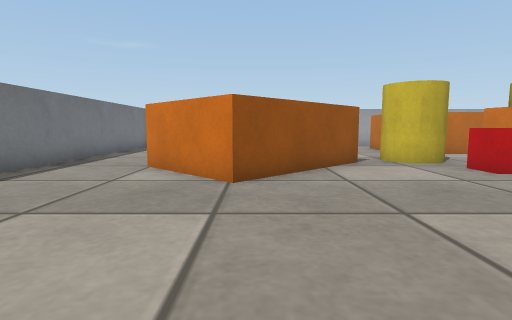
[1] (above)

17 first-person views from a walk through a world built for the Webots simulator. The camera is 0.05 m above the floor, tilts 6° down and sees 80° across. The floor is counted in squares, 0.05 m on a side. Each view is taken from the middle of a square. On the plan, view 1 faces up. The plan holds only what a view shows up to about 12 squares ahead; the rest is blank. The robots in the file are not drawn. Webots' stock objects and surfaces are drawn as simple stand-ins.

[2]
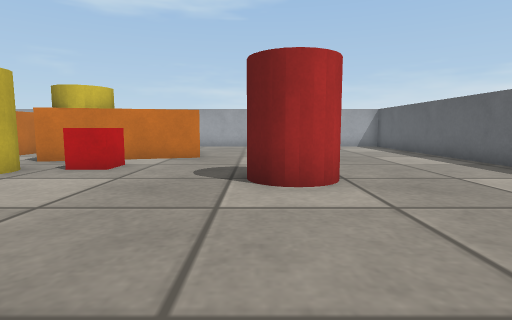

[3]
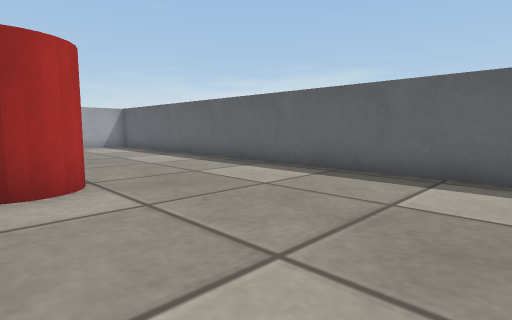

[4]
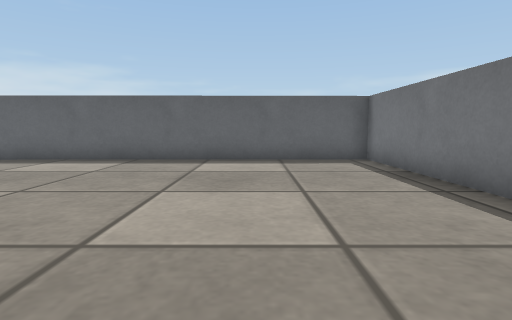

[5]
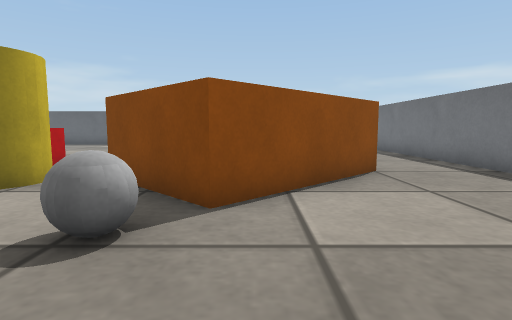

[6]
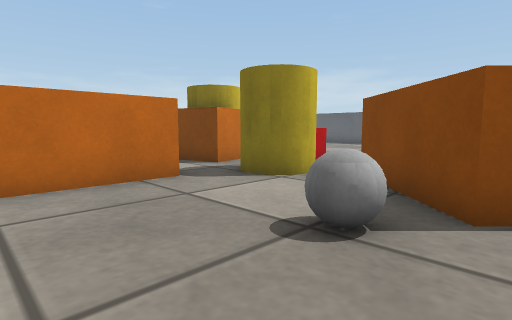

[7]
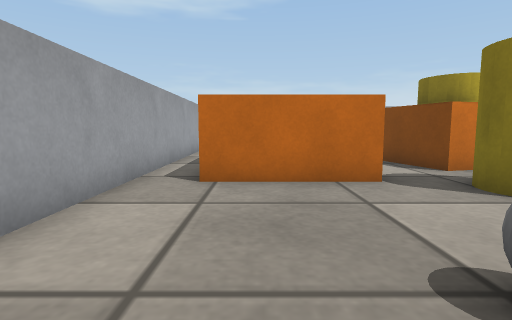

[8]
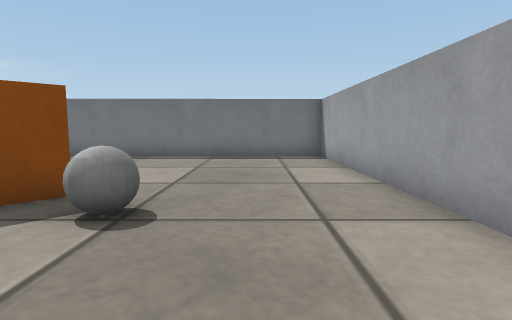

[9]
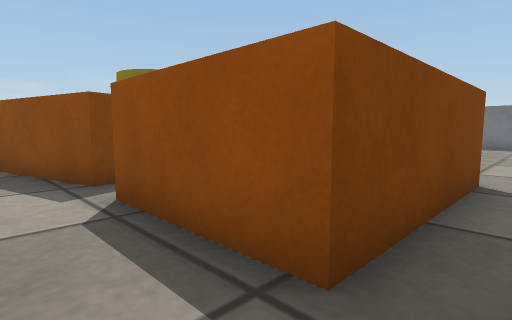

[10]
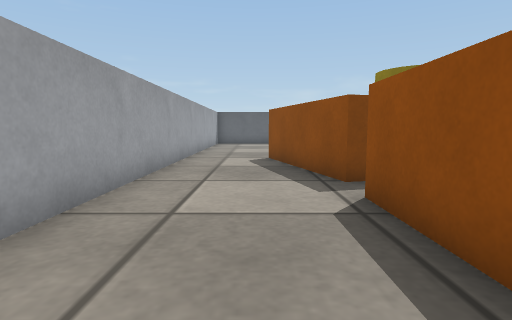

[11]
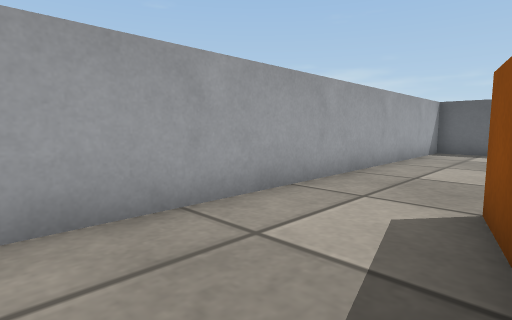

[12]
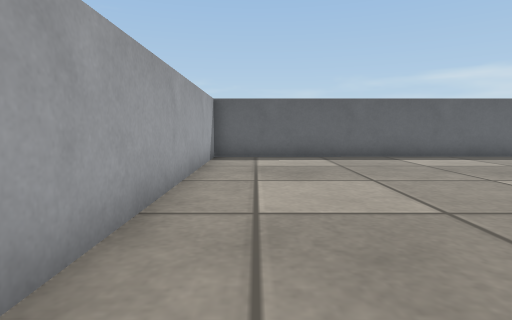

[13]
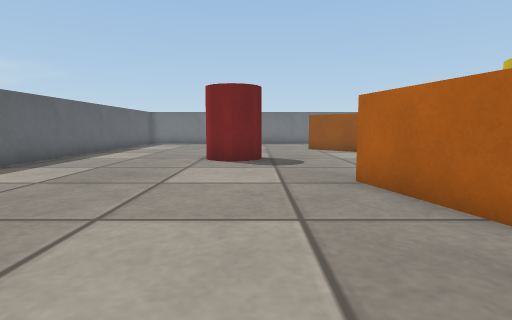

[14]
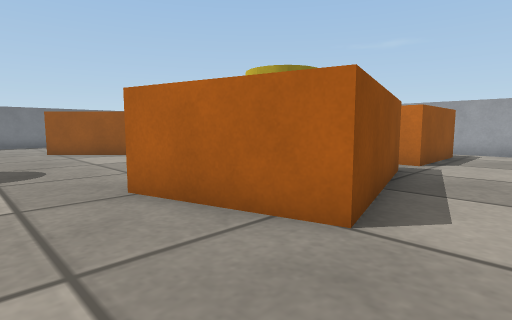

[15]
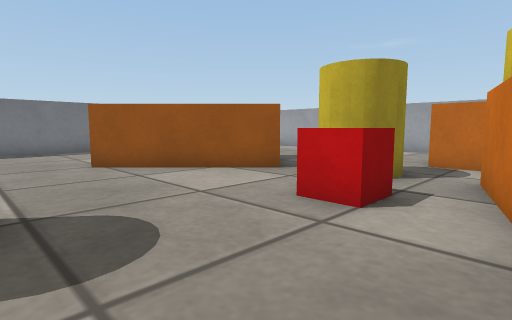

[16]
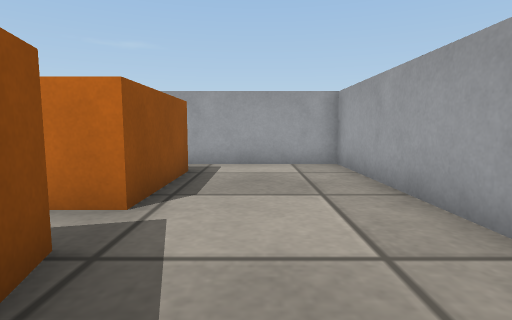

[17]
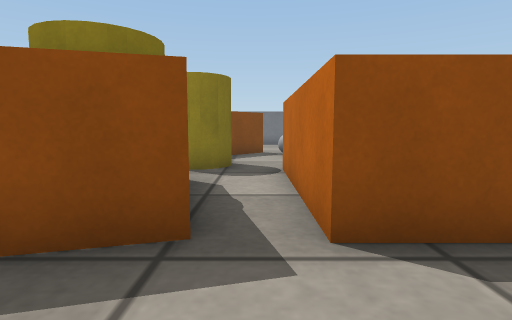

### Floor plan
Key: @ floor where view 1 was taken; # wall or solid block; . floor; B biscuit box; J jar; R red box; G grey ball.
Columns run from 6 left of view 1 to 15 right of it. Each row starts with its distance up from view 1.
 17           ###########
 16 ###########.........#
 15 #...........BBBBB...#
 14 #...........B   B...#
 13 #.......G...B   B...#
 12 #......GG...BBBBB...#
 11 #.....BB............#
 10 #....BBBB.JJ..BBB...#
  9 #...BB  BBJJJJ JBB..#
  8 #..BB  BB.....JJ B..#
  7 #...BBBB...RR.B  B..#
  6 #....BB.......B BB..#
  5 #.............BBB...##
  4 #....................#
  3 #........JJJ.........#
  2 #........JJJ.........#
  1 #....................#
  0 #.....@..............#
 -1 #....................#
 -2 #....................#
 -3 #....................#
 -4 ######################

Where each view was taken, in squares from view 1:
view 1: 0 up, 0 right, facing up
view 2: 3 up, 2 left, facing right
view 3: 3 up, 2 left, facing down-right
view 4: 6 up, 2 left, facing down
view 5: 15 up, 0 right, facing down
view 6: 15 up, 0 right, facing down-right
view 7: 14 up, 0 right, facing right
view 8: 14 up, 5 right, facing left
view 9: 16 up, 12 right, facing down-left
view 10: 16 up, 12 right, facing down
view 11: 10 up, 11 right, facing down-right
view 12: 7 up, 13 right, facing down
view 13: 3 up, 14 right, facing left
view 14: 3 up, 13 right, facing up-left
view 15: 3 up, 8 right, facing up-left
view 16: 8 up, 12 right, facing up
view 17: 11 up, 13 right, facing left
